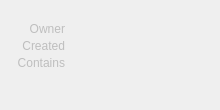
<?xml version="1.0" encoding="UTF-8"?>
<ui version="4.0">
 <class>Form</class>
 <widget class="QWidget" name="Form">
  <property name="geometry">
   <rect>
    <x>0</x>
    <y>0</y>
    <width>220</width>
    <height>110</height>
   </rect>
  </property>
  <property name="sizePolicy">
   <sizepolicy hsizetype="MinimumExpanding" vsizetype="Preferred">
    <horstretch>0</horstretch>
    <verstretch>0</verstretch>
   </sizepolicy>
  </property>
  <property name="minimumSize">
   <size>
    <width>220</width>
    <height>110</height>
   </size>
  </property>
  <property name="maximumSize">
   <size>
    <width>300</width>
    <height>16777215</height>
   </size>
  </property>
  <property name="windowTitle">
   <string>Form</string>
  </property>
  <property name="styleSheet">
   <string notr="true"/>
  </property>
  <layout class="QVBoxLayout" name="verticalLayout">
   <property name="spacing">
    <number>3</number>
   </property>
   <property name="leftMargin">
    <number>5</number>
   </property>
   <property name="topMargin">
    <number>5</number>
   </property>
   <property name="rightMargin">
    <number>5</number>
   </property>
   <property name="bottomMargin">
    <number>0</number>
   </property>
   <item>
    <layout class="QHBoxLayout" name="horizontalLayout_18">
     <property name="topMargin">
      <number>0</number>
     </property>
     <property name="bottomMargin">
      <number>0</number>
     </property>
     <item>
      <widget class="QLabel" name="label_6">
       <property name="maximumSize">
        <size>
         <width>13</width>
         <height>13</height>
        </size>
       </property>
       <property name="text">
        <string/>
       </property>
       <property name="pixmap">
        <pixmap>../images/set.png</pixmap>
       </property>
       <property name="scaledContents">
        <bool>true</bool>
       </property>
      </widget>
     </item>
     <item>
      <widget class="QLabel" name="name">
       <property name="font">
        <font>
         <pointsize>9</pointsize>
         <weight>75</weight>
         <bold>true</bold>
        </font>
       </property>
       <property name="text">
        <string/>
       </property>
      </widget>
     </item>
    </layout>
   </item>
   <item>
    <layout class="QHBoxLayout" name="horizontalLayout_9">
     <property name="spacing">
      <number>6</number>
     </property>
     <property name="topMargin">
      <number>0</number>
     </property>
     <item>
      <widget class="QLabel" name="label_13">
       <property name="enabled">
        <bool>false</bool>
       </property>
       <property name="sizePolicy">
        <sizepolicy hsizetype="Fixed" vsizetype="Expanding">
         <horstretch>0</horstretch>
         <verstretch>0</verstretch>
        </sizepolicy>
       </property>
       <property name="minimumSize">
        <size>
         <width>60</width>
         <height>0</height>
        </size>
       </property>
       <property name="maximumSize">
        <size>
         <width>60</width>
         <height>500</height>
        </size>
       </property>
       <property name="text">
        <string>Owner</string>
       </property>
       <property name="alignment">
        <set>Qt::AlignRight|Qt::AlignTop|Qt::AlignTrailing</set>
       </property>
      </widget>
     </item>
     <item>
      <widget class="QLabel" name="owner">
       <property name="enabled">
        <bool>true</bool>
       </property>
       <property name="sizePolicy">
        <sizepolicy hsizetype="Expanding" vsizetype="Expanding">
         <horstretch>0</horstretch>
         <verstretch>0</verstretch>
        </sizepolicy>
       </property>
       <property name="minimumSize">
        <size>
         <width>0</width>
         <height>0</height>
        </size>
       </property>
       <property name="maximumSize">
        <size>
         <width>16777215</width>
         <height>16777215</height>
        </size>
       </property>
       <property name="styleSheet">
        <string notr="true"/>
       </property>
       <property name="text">
        <string/>
       </property>
       <property name="alignment">
        <set>Qt::AlignLeading|Qt::AlignLeft|Qt::AlignTop</set>
       </property>
       <property name="wordWrap">
        <bool>true</bool>
       </property>
      </widget>
     </item>
    </layout>
   </item>
   <item>
    <layout class="QHBoxLayout" name="horizontalLayout_11">
     <property name="spacing">
      <number>6</number>
     </property>
     <property name="topMargin">
      <number>0</number>
     </property>
     <item>
      <widget class="QLabel" name="label_14">
       <property name="enabled">
        <bool>false</bool>
       </property>
       <property name="sizePolicy">
        <sizepolicy hsizetype="Fixed" vsizetype="Expanding">
         <horstretch>0</horstretch>
         <verstretch>0</verstretch>
        </sizepolicy>
       </property>
       <property name="minimumSize">
        <size>
         <width>60</width>
         <height>0</height>
        </size>
       </property>
       <property name="maximumSize">
        <size>
         <width>60</width>
         <height>500</height>
        </size>
       </property>
       <property name="text">
        <string>Created</string>
       </property>
       <property name="alignment">
        <set>Qt::AlignRight|Qt::AlignTop|Qt::AlignTrailing</set>
       </property>
      </widget>
     </item>
     <item>
      <widget class="QLabel" name="created">
       <property name="enabled">
        <bool>true</bool>
       </property>
       <property name="sizePolicy">
        <sizepolicy hsizetype="Expanding" vsizetype="Expanding">
         <horstretch>0</horstretch>
         <verstretch>0</verstretch>
        </sizepolicy>
       </property>
       <property name="minimumSize">
        <size>
         <width>0</width>
         <height>0</height>
        </size>
       </property>
       <property name="maximumSize">
        <size>
         <width>16777215</width>
         <height>16777215</height>
        </size>
       </property>
       <property name="styleSheet">
        <string notr="true"/>
       </property>
       <property name="text">
        <string/>
       </property>
       <property name="alignment">
        <set>Qt::AlignLeading|Qt::AlignLeft|Qt::AlignTop</set>
       </property>
       <property name="wordWrap">
        <bool>true</bool>
       </property>
      </widget>
     </item>
    </layout>
   </item>
   <item>
    <layout class="QHBoxLayout" name="horizontalLayout_15">
     <property name="spacing">
      <number>6</number>
     </property>
     <property name="topMargin">
      <number>0</number>
     </property>
     <property name="bottomMargin">
      <number>0</number>
     </property>
     <item>
      <widget class="QLabel" name="label_15">
       <property name="enabled">
        <bool>false</bool>
       </property>
       <property name="sizePolicy">
        <sizepolicy hsizetype="Fixed" vsizetype="Expanding">
         <horstretch>0</horstretch>
         <verstretch>0</verstretch>
        </sizepolicy>
       </property>
       <property name="minimumSize">
        <size>
         <width>60</width>
         <height>0</height>
        </size>
       </property>
       <property name="maximumSize">
        <size>
         <width>60</width>
         <height>500</height>
        </size>
       </property>
       <property name="text">
        <string>Contains</string>
       </property>
       <property name="alignment">
        <set>Qt::AlignRight|Qt::AlignTop|Qt::AlignTrailing</set>
       </property>
      </widget>
     </item>
     <item>
      <widget class="QLabel" name="contains">
       <property name="enabled">
        <bool>true</bool>
       </property>
       <property name="sizePolicy">
        <sizepolicy hsizetype="Expanding" vsizetype="MinimumExpanding">
         <horstretch>0</horstretch>
         <verstretch>0</verstretch>
        </sizepolicy>
       </property>
       <property name="minimumSize">
        <size>
         <width>0</width>
         <height>0</height>
        </size>
       </property>
       <property name="maximumSize">
        <size>
         <width>16777215</width>
         <height>16777215</height>
        </size>
       </property>
       <property name="styleSheet">
        <string notr="true"/>
       </property>
       <property name="text">
        <string/>
       </property>
       <property name="alignment">
        <set>Qt::AlignLeading|Qt::AlignLeft|Qt::AlignTop</set>
       </property>
       <property name="wordWrap">
        <bool>true</bool>
       </property>
      </widget>
     </item>
    </layout>
   </item>
   <item>
    <spacer name="verticalSpacer">
     <property name="orientation">
      <enum>Qt::Vertical</enum>
     </property>
     <property name="sizeType">
      <enum>QSizePolicy::Expanding</enum>
     </property>
     <property name="sizeHint" stdset="0">
      <size>
       <width>20</width>
       <height>500</height>
      </size>
     </property>
    </spacer>
   </item>
  </layout>
 </widget>
 <resources/>
 <connections/>
 <slots>
  <slot>snapshot()</slot>
  <slot>apply()</slot>
  <slot>edit()</slot>
 </slots>
</ui>
